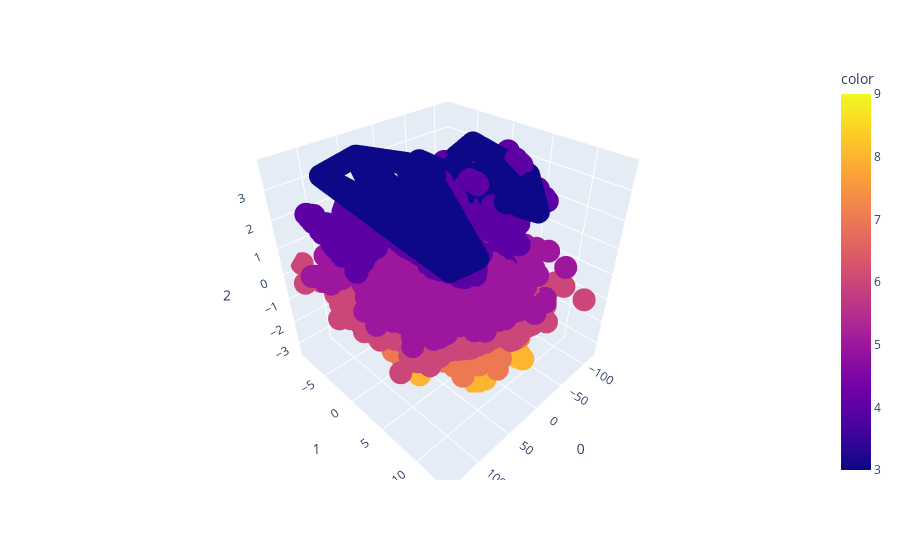

Notebook code for this chart:
### Code cell
pca = PCA(n_components=3)
components = pca.fit_transform(cleaned_df)

total_var = pca.explained_variance_ratio_.sum() * 100

fig = px.scatter_3d(components, x=0, y=1, z=2, color=y)
fig.show()
print(total_var)
print(list(zip(('x', 'y', 'z'), pca.explained_variance_ratio_)))

### Figure 1 — Plotly figure (JSON) as saved in the notebook; plotly's stock layout.template omitted (floating-point values rounded to 4 significant figures; data arrays with more than 128 entries replaced by an {"elided": "..."} marker saying what was removed)
{"data": [{"hovertemplate": "0=%{x}<br>1=%{y}<br>2=%{z}<br>color=%{marker.color}<extra></extra>", "legendgroup": "", "marker": {"color": {"elided": "16079 int values"}, "coloraxis": "coloraxis", "symbol": "circle"}, "mode": "markers", "name": "", "scene": "scene", "showlegend": false, "type": "scatter3d", "x": {"elided": "16079 float values"}, "y": {"elided": "16079 float values"}, "z": {"elided": "16079 float values"}}], "layout": {"coloraxis": {"colorbar": {"title": {"text": "color"}}, "colorscale": [[0, "#0d0887"], [0.1111, "#46039f"], [0.2222, "#7201a8"], [0.3333, "#9c179e"], [0.4444, "#bd3786"], [0.5556, "#d8576b"], [0.6667, "#ed7953"], [0.7778, "#fb9f3a"], [0.8889, "#fdca26"], [1, "#f0f921"]]}, "legend": {"tracegroupgap": 0}, "margin": {"t": 60}, "scene": {"domain": {"x": [0, 1], "y": [0, 1]}, "xaxis": {"title": {"text": "0"}}, "yaxis": {"title": {"text": "1"}}, "zaxis": {"title": {"text": "2"}}}}}
